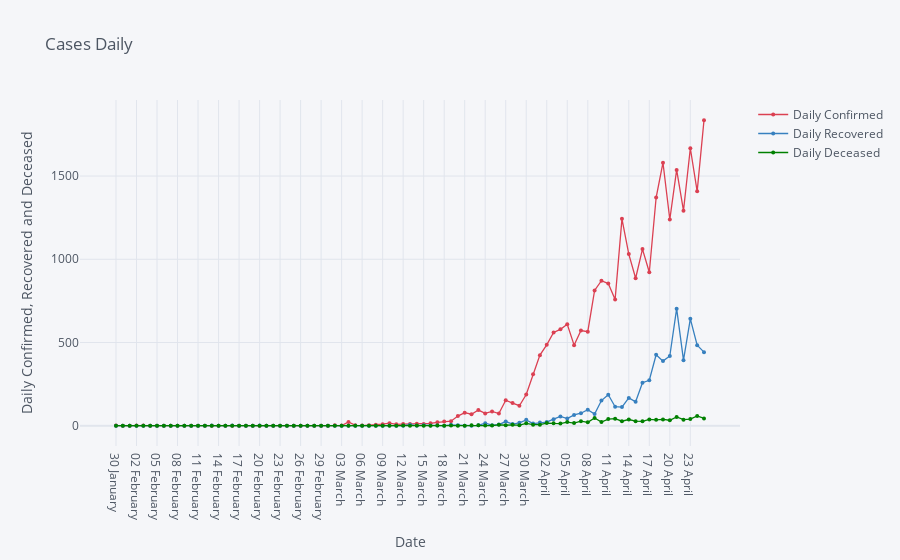

The cell this chart's notebook holds for it:
### Markdown cell above
# Daily confirmed, recovered and deceased.

### Code cell
df6.iplot(kind= 'scatter', x= 'Date', y=['Daily Confirmed', 'Daily Recovered', 'Daily Deceased'], mode= 'markers+lines', title= 'Cases Daily', xTitle= 'Date', yTitle= 'Daily Confirmed, Recovered and Deceased', color= ['red', 'blue', 'green'], size= 4)

### Figure 1 — Plotly figure (JSON) as saved in the notebook; plotly's stock layout.template omitted (floating-point values rounded to 4 significant figures)
{"data": [{"line": {"color": "rgba(219, 64, 82, 1.0)", "dash": "solid", "shape": "linear", "width": 1.3}, "marker": {"size": 4, "symbol": "circle"}, "mode": "markers+lines", "name": "Daily Confirmed", "text": "", "type": "scatter", "x": ["30 January ", "31 January ", "01 February ", "02 February ", "03 February ", "04 February ", "05 February ", "06 February ", "07 February ", "08 February ", "09 February ", "10 February ", "11 February ", "12 February ", "13 February ", "14 February ", "15 February ", "16 February ", "17 February ", "18 February ", "19 February ", "20 February ", "21 February ", "22 February ", "23 February ", "24 February ", "25 February ", "26 February ", "27 February ", "28 February ", "29 February ", "01 March ", "02 March ", "03 March ", "04 March ", "05 March ", "06 March ", "07 March ", "08 March ", "09 March ", "10 March ", "11 March ", "12 March ", "13 March ", "14 March ", "15 March ", "16 March ", "17 March ", "18 March ", "19 March ", "20 March ", "21 March ", "22 March ", "23 March ", "24 March ", "25 March ", "26 March ", "27 March ", "28 March ", "29 March ", "30 March ", "31 March ", "01 April ", "02 April ", "03 April ", "04 April ", "05 April ", "06 April ", "07 April ", "08 April ", "09 April ", "10 April ", "11 April ", "12 April ", "13 April ", "14 April ", "15 April ", "16 April ", "17 April ", "18 April ", "19 April ", "20 April ", "21 April ", "22 April ", "23 April ", "24 April ", "25 April "], "y": [1, 0, 0, 1, 1, 0, 0, 0, 0, 0, 0, 0, 0, 0, 0, 0, 0, 0, 0, 0, 0, 0, 0, 0, 0, 0, 0, 0, 0, 0, 0, 0, 2, 1, 22, 2, 1, 3, 5, 9, 15, 8, 10, 10, 11, 10, 14, 20, 25, 27, 58, 78, 69, 94, 74, 86, 73, 153, 136, 120, 187, 309, 424, 486, 560, 579, 609, 484, 572, 565, 813, 871, 854, 758, 1243, 1031, 886, 1061, 922, 1371, 1580, 1239, 1537, 1292, 1667, 1408, 1835]}, {"line": {"color": "rgba(55, 128, 191, 1.0)", "dash": "solid", "shape": "linear", "width": 1.3}, "marker": {"size": 4, "symbol": "circle"}, "mode": "markers+lines", "name": "Daily Recovered", "text": "", "type": "scatter", "x": ["30 January ", "31 January ", "01 February ", "02 February ", "03 February ", "04 February ", "05 February ", "06 February ", "07 February ", "08 February ", "09 February ", "10 February ", "11 February ", "12 February ", "13 February ", "14 February ", "15 February ", "16 February ", "17 February ", "18 February ", "19 February ", "20 February ", "21 February ", "22 February ", "23 February ", "24 February ", "25 February ", "26 February ", "27 February ", "28 February ", "29 February ", "01 March ", "02 March ", "03 March ", "04 March ", "05 March ", "06 March ", "07 March ", "08 March ", "09 March ", "10 March ", "11 March ", "12 March ", "13 March ", "14 March ", "15 March ", "16 March ", "17 March ", "18 March ", "19 March ", "20 March ", "21 March ", "22 March ", "23 March ", "24 March ", "25 March ", "26 March ", "27 March ", "28 March ", "29 March ", "30 March ", "31 March ", "01 April ", "02 April ", "03 April ", "04 April ", "05 April ", "06 April ", "07 April ", "08 April ", "09 April ", "10 April ", "11 April ", "12 April ", "13 April ", "14 April ", "15 April ", "16 April ", "17 April ", "18 April ", "19 April ", "20 April ", "21 April ", "22 April ", "23 April ", "24 April ", "25 April "], "y": [0, 0, 0, 0, 0, 0, 0, 0, 0, 0, 0, 0, 0, 0, 1, 0, 0, 1, 0, 0, 0, 1, 0, 0, 0, 0, 0, 0, 0, 0, 0, 0, 0, 0, 0, 0, 0, 0, 0, 0, 1, 0, 0, 6, 0, 3, 1, 1, 0, 5, 3, 0, 0, 2, 15, 3, 7, 25, 10, 17, 35, 13, 19, 22, 39, 56, 43, 65, 75, 96, 70, 151, 186, 114, 112, 167, 144, 258, 273, 426, 388, 419, 703, 394, 642, 484, 442]}, {"line": {"color": "rgba(0, 128, 0, 1.0)", "dash": "solid", "shape": "linear", "width": 1.3}, "marker": {"size": 4, "symbol": "circle"}, "mode": "markers+lines", "name": "Daily Deceased", "text": "", "type": "scatter", "x": ["30 January ", "31 January ", "01 February ", "02 February ", "03 February ", "04 February ", "05 February ", "06 February ", "07 February ", "08 February ", "09 February ", "10 February ", "11 February ", "12 February ", "13 February ", "14 February ", "15 February ", "16 February ", "17 February ", "18 February ", "19 February ", "20 February ", "21 February ", "22 February ", "23 February ", "24 February ", "25 February ", "26 February ", "27 February ", "28 February ", "29 February ", "01 March ", "02 March ", "03 March ", "04 March ", "05 March ", "06 March ", "07 March ", "08 March ", "09 March ", "10 March ", "11 March ", "12 March ", "13 March ", "14 March ", "15 March ", "16 March ", "17 March ", "18 March ", "19 March ", "20 March ", "21 March ", "22 March ", "23 March ", "24 March ", "25 March ", "26 March ", "27 March ", "28 March ", "29 March ", "30 March ", "31 March ", "01 April ", "02 April ", "03 April ", "04 April ", "05 April ", "06 April ", "07 April ", "08 April ", "09 April ", "10 April ", "11 April ", "12 April ", "13 April ", "14 April ", "15 April ", "16 April ", "17 April ", "18 April ", "19 April ", "20 April ", "21 April ", "22 April ", "23 April ", "24 April ", "25 April "], "y": [0, 0, 0, 0, 0, 0, 0, 0, 0, 0, 0, 0, 0, 0, 0, 0, 0, 0, 0, 0, 0, 0, 0, 0, 0, 0, 0, 0, 0, 0, 0, 0, 0, 0, 0, 0, 0, 0, 0, 0, 0, 0, 1, 0, 1, 0, 0, 1, 0, 1, 0, 0, 3, 2, 1, 1, 5, 3, 5, 3, 14, 6, 6, 16, 14, 13, 22, 16, 27, 20, 46, 22, 40, 42, 27, 37, 27, 26, 38, 35, 38, 33, 53, 36, 40, 59, 44]}], "layout": {"legend": {"bgcolor": "#F5F6F9", "font": {"color": "#4D5663"}}, "paper_bgcolor": "#F5F6F9", "plot_bgcolor": "#F5F6F9", "title": {"font": {"color": "#4D5663"}, "text": "Cases Daily"}, "xaxis": {"gridcolor": "#E1E5ED", "showgrid": true, "tickfont": {"color": "#4D5663"}, "title": {"font": {"color": "#4D5663"}, "text": "Date"}, "zerolinecolor": "#E1E5ED"}, "yaxis": {"gridcolor": "#E1E5ED", "showgrid": true, "tickfont": {"color": "#4D5663"}, "title": {"font": {"color": "#4D5663"}, "text": "Daily Confirmed, Recovered and Deceased"}, "zerolinecolor": "#E1E5ED"}}}
